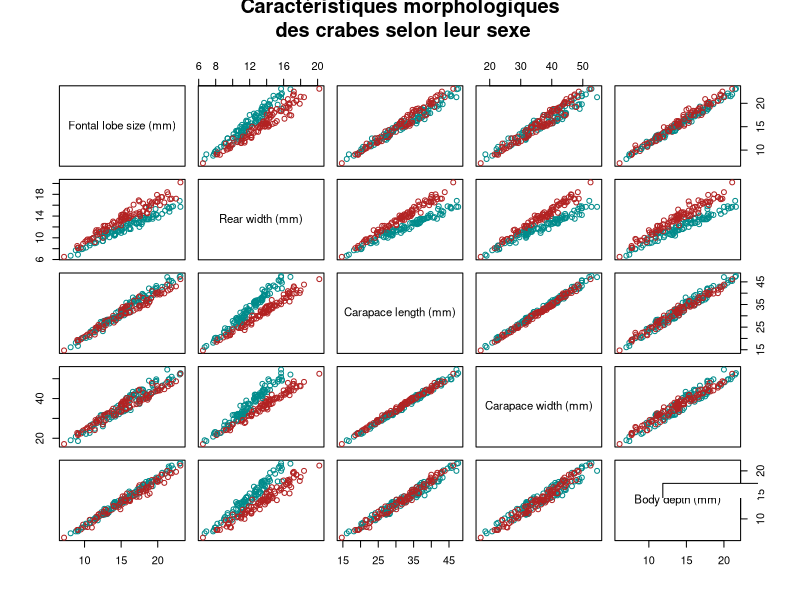
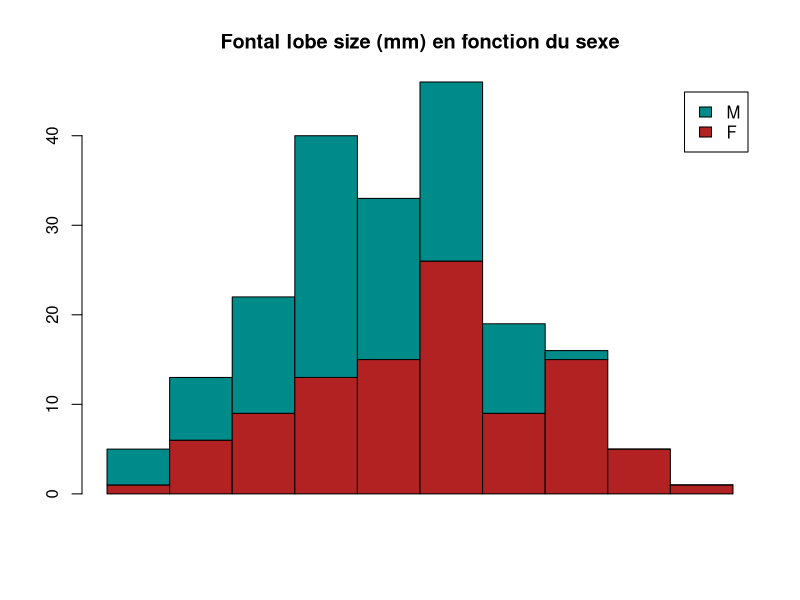
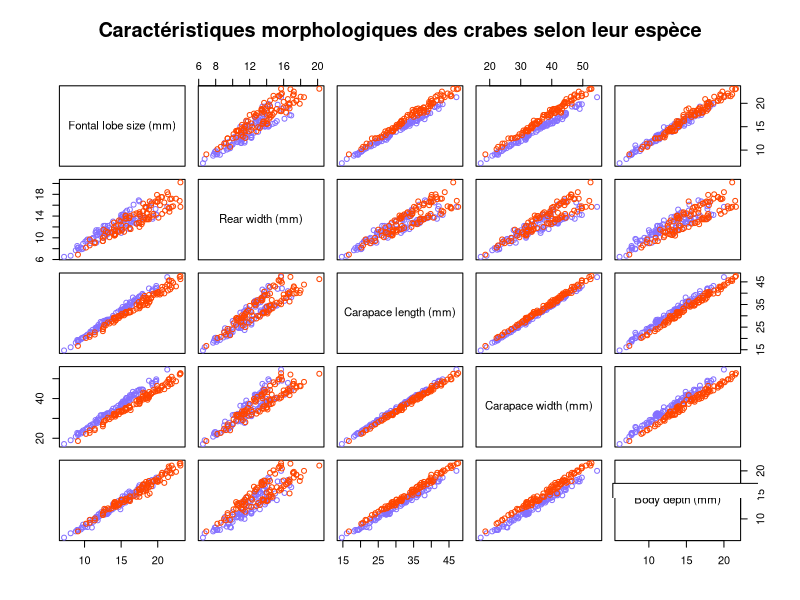
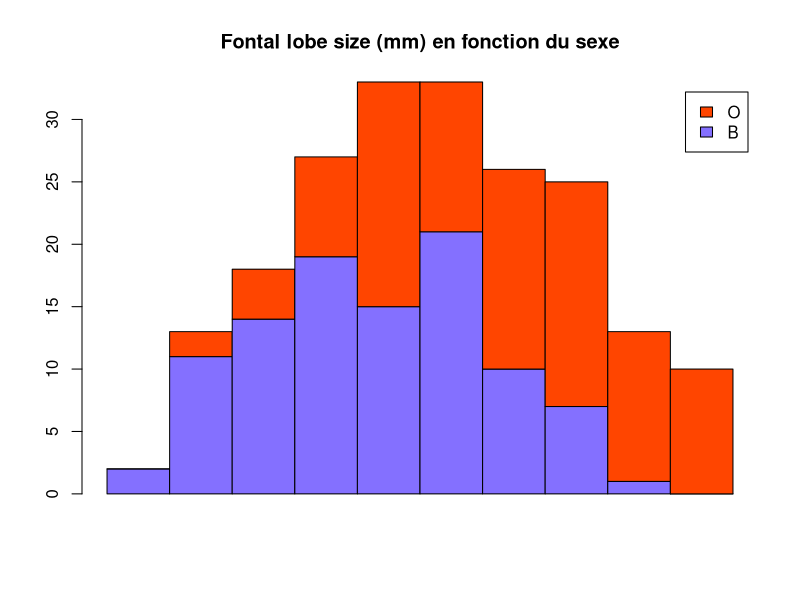

Recreate these plots in R, in order.
library(sm) # Chargement de sm

library(MASS)
data(crabs)
crabsquant <- crabs[,4:8]


############################### Question 1 ############################### 


table(crabs$sex) # Autant de femelles que de mâles
table(crabs$sp) # Autant d'espèces O que d'espèces B

labelsNames <- c("Fontal lobe size (mm)", "Rear width (mm)", "Carapace length (mm)",
                "Carapace width (mm)", "Body depth (mm)")

plot(crabsquant, main="Caractéristiques morphologiques\n des crabes selon leur sexe", 
	pch=21, 
	col=c("firebrick", "darkcyan")[crabs[,2]],
	labels=labelsNames	
	)
legend("bottomright", 200,legend=c("Femelle", "Mâle"), col = c("firebrick", "darkcyan"), pch = 21, inset=0)
# Il semblerait que le sexe impacte notablement le paramètre "Rear width" 

pause()

inter <- seq(min(crabs$RW), max(crabs$RW), by=(max(crabs$RW)-min(crabs$RW))/10)
# Création d'un vecteur commencant par le plus petit RW et se terminant par le plus grand RW
# Le pas est de (1/10 * max-min) -> le vecteur contient donc 11 valeurs
hF <- hist(plot=F, crabs$RW[crabs$sex=='F'], breaks=inter)
# Une list de 'breaks' (les valeurs limites de chaque 'bin') et du nombre de valeurs dans chaque bin 
# est retournée.
hM <- hist(plot=F, crabs$RW[crabs$sex=='M'], breaks=inter)
# Une list de 'breaks' (les valeurs limites de chaque 'bin') et du nombre de valeurs dans chaque bin 
# est retournée.

barplot(rbind(hF$counts,hM$counts),space=0,
legend=levels(crabs$sex), main="Fontal lobe size (mm) en fonction du sexe", col=c('firebrick', 'darkcyan'))

pause()

plot(crabsquant, main="Caractéristiques morphologiques des crabes selon leur espèce", 
	pch=21, 
	col=c("lightslateblue", "orangered")[crabs[,1]],
	labels=labelsNames)
legend("bottomright", 200,legend=c("Espèce bleue", "Espèce orange"), col = c("lightslateblue", "orangered"), pch = 21, inset=0)
# Il semblerait que les paramètres "Carapace width" et "Fontal lobe size" soient
# impactés par l'espèce de crabe

pause()

inter <- seq(min(crabs$FL), max(crabs$FL), by=(max(crabs$FL)-min(crabs$FL))/10)
# Création d'un vecteur commencant par le plus petit FL et se terminant par le plus grand FL
# Le pas est de (1/10 * max-min) -> le vecteur contient donc 11 valeurs
hB <- hist(plot=F, crabs$FL[crabs$sp=='B'], breaks=inter)
# Une list de 'breaks' (les valeurs limites de chaque 'bin') et du nombre de valeurs dans chaque bin 
# est retournée.
hO <- hist(plot=F, crabs$FL[crabs$sp=='O'], breaks=inter)
# Une list de 'breaks' (les valeurs limites de chaque 'bin') et du nombre de valeurs dans chaque bin 
# est retournée.

barplot(rbind(hB$counts,hO$counts),space=0,
legend=levels(crabs$sp), main="Fontal lobe size (mm) en fonction du sexe", col=c('lightslateblue', 'orangered'))
